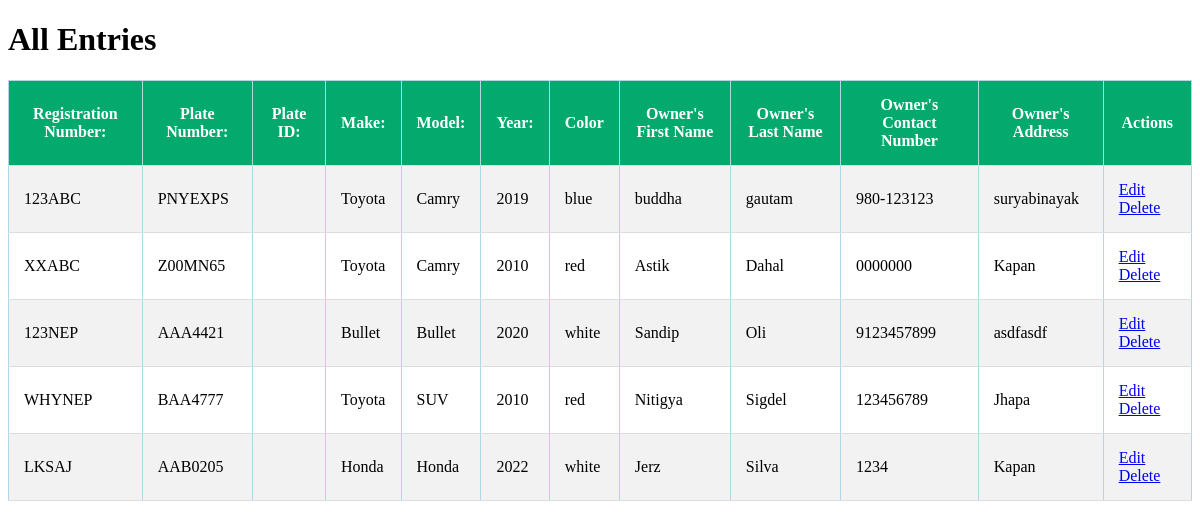
Page /view_all on the committed database.
### app.py (models this page shows)
class Vehicle(db.Model):
    __tablename__ = 'vehicles'
    id = db.Column(db.Integer, primary_key=True)
    registration_number = db.Column(db.String, unique=True)
    plate_number = db.Column(db.String, unique=True)
    make = db.Column(db.String)
    model = db.Column(db.String)
    year = db.Column(db.Integer)
    color = db.Column(db.String)
    owner_id = db.Column(db.Integer, db.ForeignKey('owners.id'))
    owner = db.relationship("Owner", back_populates="vehicles")

class Owner(db.Model):
    __tablename__ = 'owners'
    id = db.Column(db.Integer, primary_key=True)
    first_name = db.Column(db.String)
    last_name = db.Column(db.String)
    contact_number = db.Column(db.String)
    address = db.Column(db.String)
    vehicles = db.relationship("Vehicle", order_by=Vehicle.id, back_populates="owner")

### app.py (the view)
@app.route('/view_all', methods=['GET'])
def view_all():
    vehicles = Vehicle.query.all()
    return render_template('view_all.html', vehicles=vehicles)

### templates/view_all.html (shortened to what this page needs)
<!DOCTYPE html>
<html>
<head>
</head>
<body>
    <h1>All Entries</h1>
    <table>
        <tr>
            <th>Registration Number:</th>
            <th>Plate Number:</th>
            <th>Plate ID:</th>
            <th>Make:</th>
            <th>Model:</th>
            <th>Year:</th>
            <th>Color</th>
            <th>Owner's First Name</th>
            <th>Owner's Last Name</th>
            <th>Owner's Contact Number</th>
            <th>Owner's Address</th>
            <th>Actions</th>
        </tr>
        {% for vehicle in vehicles %}
        <tr>
            <td>{{ vehicle.registration_number }}</td>
            <td>{{ vehicle.plate_number }}</td>
            <td>{{ vehicle.plate_id }}</td>
            <td>{{ vehicle.make }}</td>
            <td>{{ vehicle.model }}</td>
            <td>{{ vehicle.year }}</td>
            <td>{{ vehicle.color }}</td>
            <td>{{ vehicle.owner.first_name }}</td>
            <td>{{ vehicle.owner.last_name }}</td>
            <td>{{ vehicle.owner.contact_number }}</td>
            <td>{{ vehicle.owner.address }}</td>
            <td>
                <a href="{{ url_for('admin_edit', vehicle_id=vehicle.id) }}">Edit</a>
                <a href="{{ url_for('admin_delete', vehicle_id=vehicle.id) }}"
                   onclick="return confirm('Are you sure you want to delete this entry?')">Delete</a>
            </td>
        </tr>
        {% endfor %}
    </table>
</body>
</html>

### templates/view_all.html (style rules this page uses)
table { border-collapse: collapse; width: 100%; }
th, td { padding: 15px; border: 1px solid lightblue; border-bottom: 1px solid #ddd; }
th { background-color: #04AA6D; color: white; }
tr:nth-child(even) { background-color: #f2f2f2; }

### rows in the picture
Vehicle: registration_number "123ABC", plate_number "PNYEXPS", make "Toyota", model "Camry", year "2019", color "blue", owner.first_name "buddha", owner.last_name "gautam", owner.contact_number "980-123123", owner.address "suryabinayak"
Vehicle: registration_number "XXABC", plate_number "Z00MN65", make "Toyota", model "Camry", year "2010", color "red", owner.first_name "Astik", owner.last_name "Dahal", owner.contact_number "0000000", owner.address "Kapan"
Vehicle: registration_number "123NEP", plate_number "AAA4421", make "Bullet", model "Bullet", year "2020", color "white", owner.first_name "Sandip", owner.last_name "Oli", owner.contact_number "9123457899", owner.address "asdfasdf"
Vehicle: registration_number "WHYNEP", plate_number "BAA4777", make "Toyota", model "SUV", year "2010", color "red", owner.first_name "Nitigya", owner.last_name "Sigdel", owner.contact_number "123456789", owner.address "Jhapa"
Vehicle: registration_number "LKSAJ", plate_number "AAB0205", make "Honda", model "Honda", year "2022", color "white", owner.first_name "Jerz", owner.last_name "Silva", owner.contact_number "1234", owner.address "Kapan"
